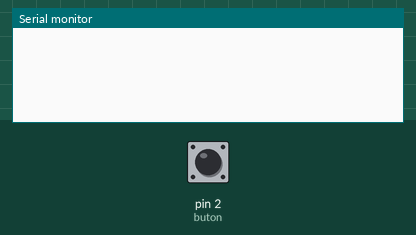
The sketch below on a simulated Arduino Uno, built with avr-gcc and run on an emulated ATmega328P. On the bench: the last lines printed to the serial monitor. Inputs (shaded band) come from the test bench; at power-on: pin 2 (buton) LOW. Random numbers use the default seed unless the sketch sets one.

Above: at 1.2 s.
1.3 s: pin 2 (buton) pulled HIGH for 0.15 s
At 1.8 s:
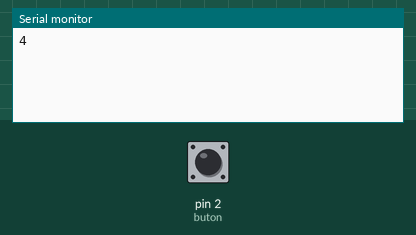
2.9 s: pin 2 (buton) pulled HIGH for 3.2 s
At 7.3 s:
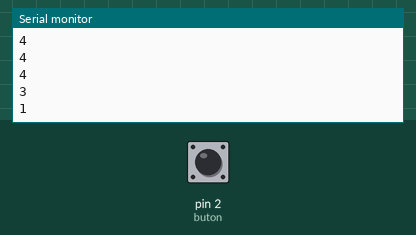
7.6 s: pin 2 (buton) pulled HIGH for 1 s
At 8.7 s:
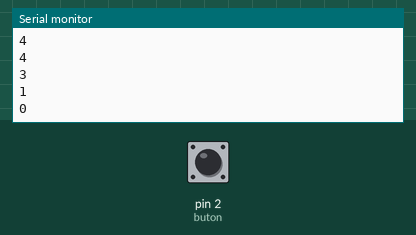
Timing chart, 0 to 10.6 s (numbered marks = the images above; inputs shaded):
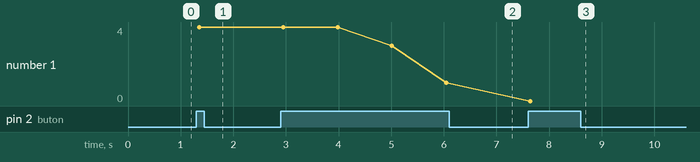

Measured:
- after the input at 1.3 s, the serial monitor: prints a new line after 0.05 s (image 1)
- after the input at 2.9 s, the serial monitor: prints a new line after 2.1 s (image 2)
- after the input at 7.6 s, the serial monitor: prints a new line at once (image 3)
- plotted number 1: 4 → 1 after the input at 2.9 s, 1 → 0 after the input at 7.6 s

The sketch:

electronic_dice.ino
```cpp
const int buton = 2;
const int led[] ={3,4,5,6,7};
void setup(){
    Serial.begin( 9600 );
    randomSeed( analogRead(0) );
}

void loop() {
    int buton_state = buton_read( buton );

    if ( buton_state == HIGH ){
        int rand_num = random( 5 );
        for( int i=0; i<rand_num; i++){
            digitalWrite( led[i], HIGH );
        }
        Serial.println( rand_num );
        delay( 1000) ;
    }
    else{
        for( int i=0; i<=4; i++ )
           digitalWrite( led[i], LOW);
    }
}

boolean buton_read (int buton ){
    int value = digitalRead( buton );
    delay( 30 );
    if ( value == digitalRead( buton ))
       return value;
    else
       return false;
}
```
